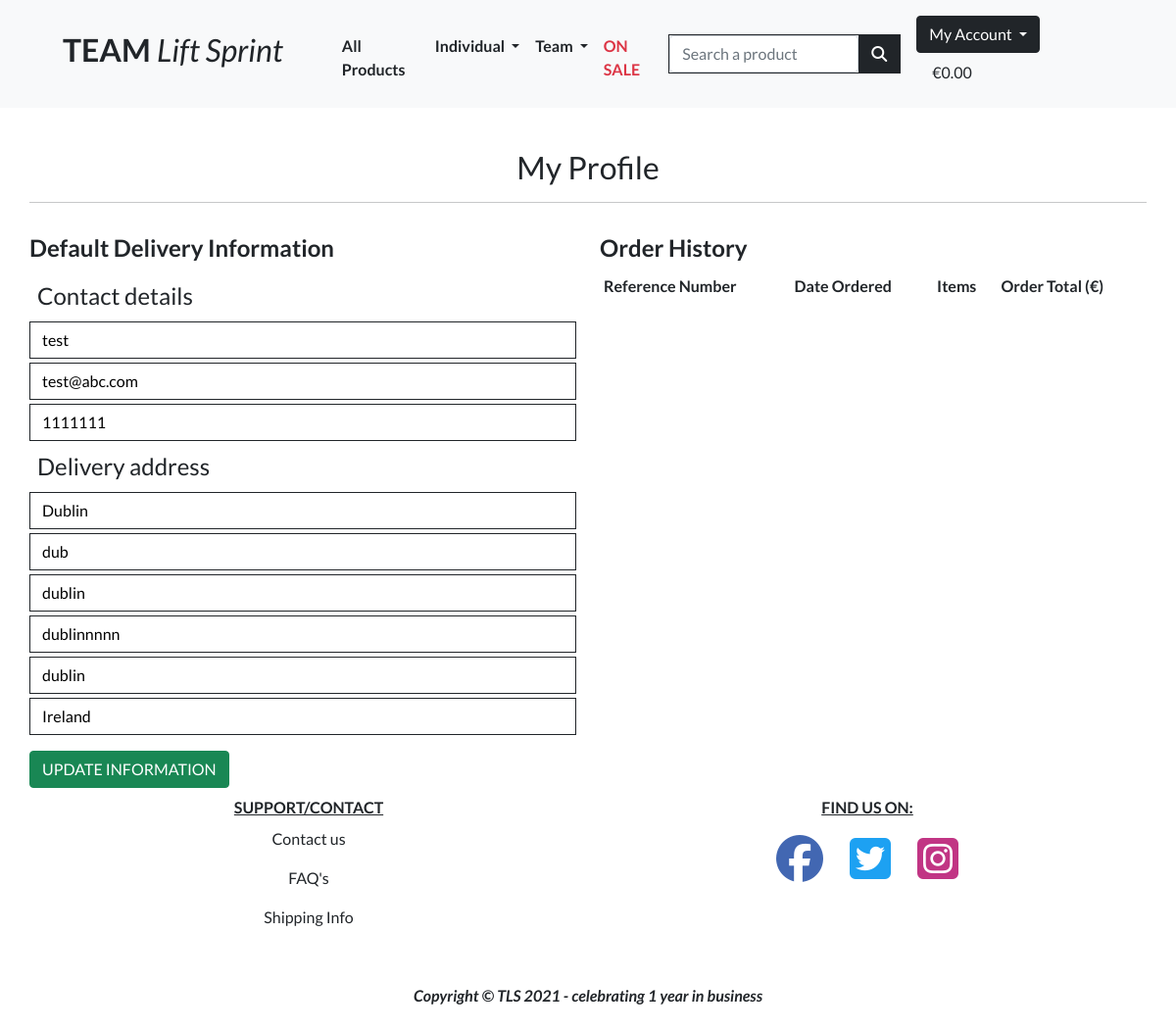
/profile/ (signed in), run on an earlier commit of the app's database.
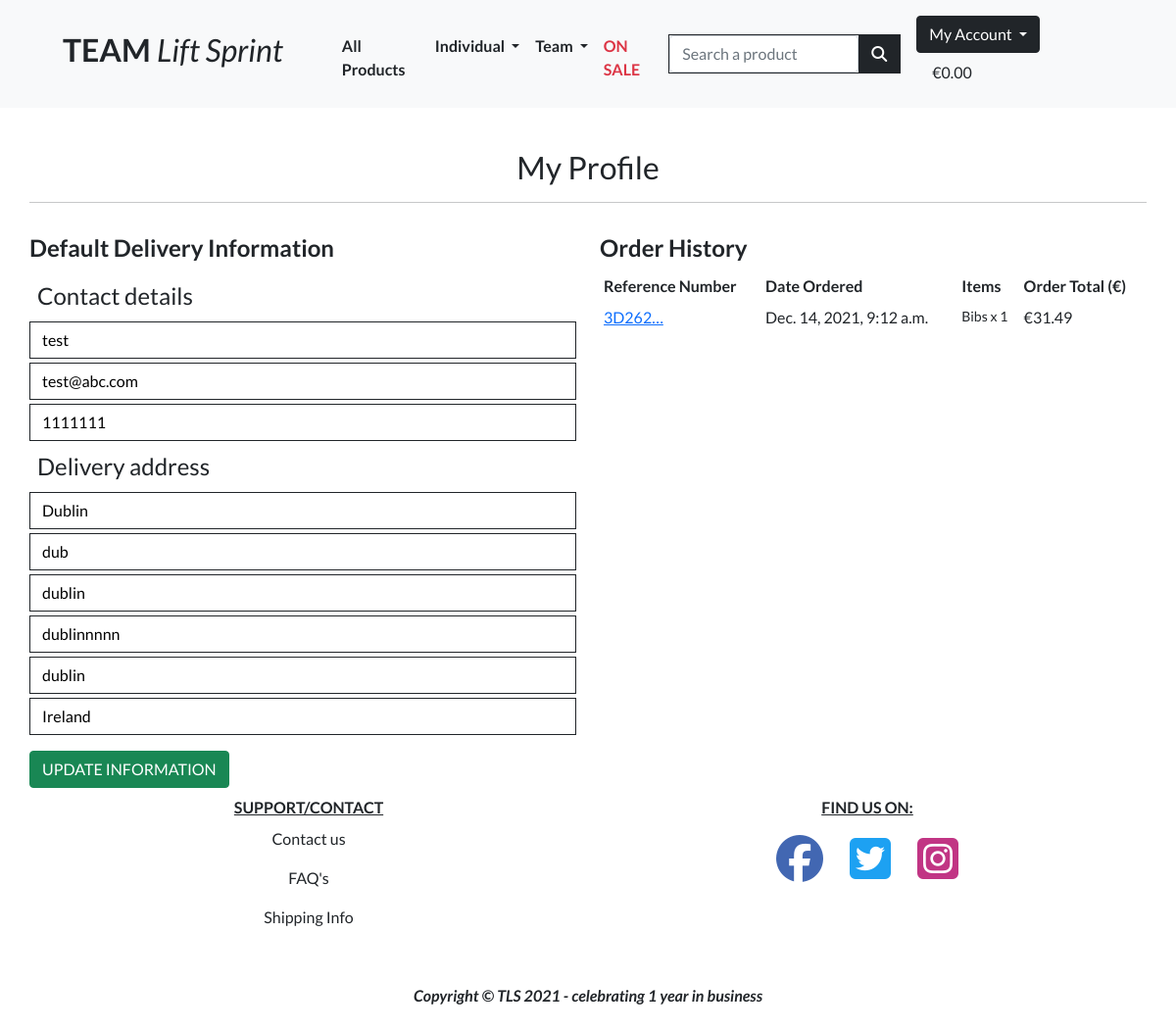
And on a later commit of the database.
### checkout/models.py (models this page shows, shortened)
class Order(models.Model):
    order_number = models.CharField(max_length=32, null=False, editable=False)
    user_profile = models.ForeignKey(UserProfile, on_delete=models.SET_NULL,
                                     null=True, blank=True, related_name='orders')
    full_name = models.CharField(max_length=50, null=False, blank=False)
    email = models.EmailField(max_length=254, null=False, blank=False)
    phone_number = models.CharField(max_length=20, null=False, blank=False)
    country = CountryField(blank_label='Country *', null=False, blank=False)
    postcode = models.CharField(max_length=20, null=True, blank=True)
    town_or_city = models.CharField(max_length=40, null=False, blank=False)
    street_address1 = models.CharField(max_length=80, null=False, blank=False)
    street_address2 = models.CharField(max_length=80, null=True, blank=True)
    county = models.CharField(max_length=80, null=True, blank=True)
    date = models.DateTimeField(auto_now_add=True)
    delivery_cost = models.DecimalField(max_digits=6, decimal_places=2, null=False, default=0)
    order_total = models.DecimalField(max_digits=10, decimal_places=2, null=False, default=0)
    grand_total = models.DecimalField(max_digits=10, decimal_places=2, null=False, default=0)
    original_bag = models.TextField(null=False, blank=False, default='')
    stripe_pid = models.CharField(max_length=254, null=False, blank=False, default='')

class OrderLineItem(models.Model):
    order = models.ForeignKey(Order, null=False, blank=False, on_delete=models.CASCADE, related_name='lineitems')
    product = models.ForeignKey(Product, null=False, blank=False, on_delete=models.CASCADE)
    quantity = models.IntegerField(null=False, blank=False, default=0)
    lineitem_total = models.DecimalField(max_digits=6, decimal_places=2, null=False, blank=False, editable=False)

### products/models.py (models this page shows, shortened)
class Product(models.Model):
    AREA = (
        ('individual', 'Individual'),
        ('team', 'Team'),
        ('universal', 'Universal'),
        )
    category = models.ForeignKey('Category', null=True, blank=True, on_delete=models.SET_NULL)
    sku = models.CharField(max_length=254, null=True, blank=True)
    name = models.CharField(max_length=254)
    description = models.TextField()
    price = models.DecimalField(max_digits=6, decimal_places=2)
    area = models.CharField(max_length=200, null=True, choices=AREA)
    on_sale = models.BooleanField(default=False)
    discount_on_product = models.DecimalField(
        max_digits=4, decimal_places=2, null=True, blank=True)
    image = models.ImageField(null=True, blank=True)

### profiles/views.py (the view)
# urls.py: path('', views.profile, name='profile'),
def profile(request):
    profile = get_object_or_404(UserProfile, user=request.user)
    if request.method == 'POST':
        form = UserProfileForm(request.POST, instance=profile)
        if form.is_valid():
            form.save()
            messages.success(request, 'Profile updated successfully')
    form = UserProfileForm(instance=profile)
    orders = profile.orders.all()
    template = 'profiles/profile.html'
    context = {
        'form': form,
        'orders': orders,
        'on_profile_page': True
    }
    return render(request, template, context)

### profiles/forms.py
class UserProfileForm(forms.ModelForm):
    class Meta:
        model = UserProfile
        exclude = ('user',)
    def __init__(self, *args, **kwargs):
        super().__init__(*args, **kwargs)
        placeholders = {
            'default_full_name': 'Name',
            'default_email': 'Email',
            'default_phone_number': 'Phone Number',
            'default_postcode': 'Postal Code',
            'default_town_or_city': 'Town or City',
            'default_street_address1': 'Street Address 1',
            'default_street_address2': 'Street Address 2',
            'default_county': 'County, State or Locality',
        }
        self.fields['default_full_name'].widget.attrs['autofocus'] = True
        for field in self.fields:
            if field != 'default_country':
                if self.fields[field].required:
                    placeholder = f'{placeholders[field]} *'
                else:
                    placeholder = placeholders[field]
                self.fields[field].widget.attrs['placeholder'] = placeholder
            self.fields[field].widget.attrs['class'] = 'border-dark rounded-0 profile-form-input'
            self.fields[field].label = False

### profiles/templates/profiles/profile.html (shortened to what the changed rows need)
{% extends "base.html" %}
{% load static %}
{% block extra_css %}
    <link rel="stylesheet" href="{% static 'profiles/css/profile.css' %}">
{% endblock %}
{% block content %}
    <div class="container position-relative pt-5 g-0">
        <div class="row">
            <div class="col">
                <h2 class="logo-font mt-5 text-center text-capitalize">My profile</h2>
            </div>
        </div>
        <div class="row">
            <div class="col-12 col-lg-6">
                <div class="order-history table-responsive">
                    <table class="table table-sm table-borderless">
                        <thead>
                            <tr>
                                <th>Reference Number</th>
                                <th>Date Ordered</th>
                                <th>Items</th>
                                <th>Order Total (€)</th>
                            </tr>
                        </thead>
                        <tbody>
                            {% for order in orders %}
                                <tr>
                                    <td>
                                        <a href="{% url 'order_history' order.order_number %}"
                                        title="{{ order.order_number }}">
                                            {{ order.order_number|truncatechars:6 }}
                                        </a>
                                    </td>
                                    <td>{{ order.date }}</td>
                                    <td>
                                        <ul class="list-unstyled">
                                            {% for item in order.lineitems.all %}
                                                <li class="small">
                                                    {{ item.product.name }} x {{ item.quantity }}
                                                </li>
                                            {% endfor %}
                                        </ul>
                                    </td>
                                    <td>€{{ order.grand_total }}</td>
                                </tr>
                            {% endfor %}
                        </tbody>
                    </table>
                </div>
            </div>
        </div>
    </div>
{% endblock %}

What changed in the data, as far as the page shows it:
added Order: order_number "3D262…", date "Dec. 14, 2021, 9:12 a.m.", grand_total "31.49"
added OrderLineItem: product.name "Bibs", quantity "1"
